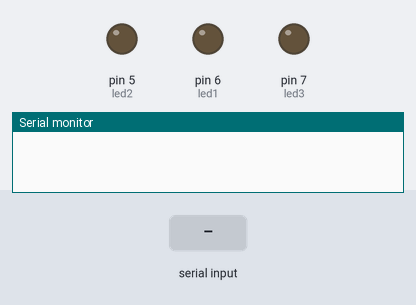
A sketch run on a simulated Arduino Uno, built with avr-gcc and run on an emulated ATmega328P. Parts: output pins drawn as LEDs (lit = HIGH), the last lines printed to the serial monitor. The inputs (shaded band) are chosen by the test bench.

Above: at 1.2 s.
1.3 s: "LED on" received over the second serial link
At 2.5 s:
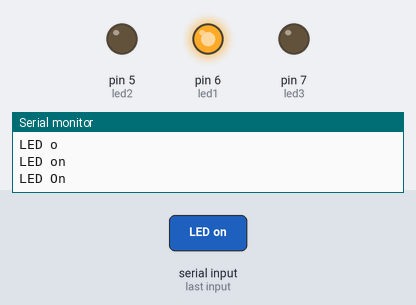
2.8 s: "fan on" received over the second serial link
At 3.8 s:
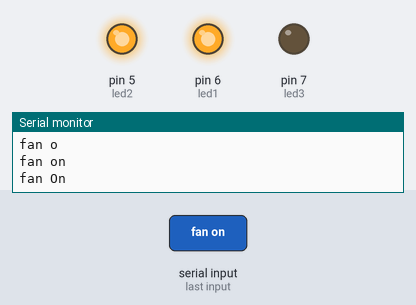
4.3 s: "LED off" received over the second serial link
At 5.3 s:
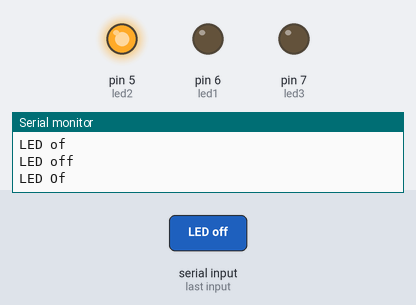
5.8 s: "light on" received over the second serial link
At 6.8 s:
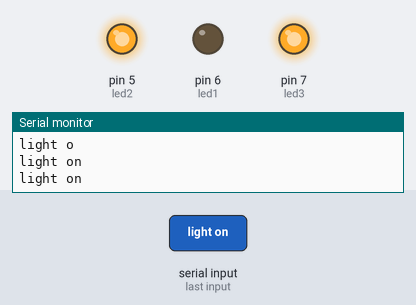
7.3 s: "fan of" received over the second serial link
At 8.4 s:
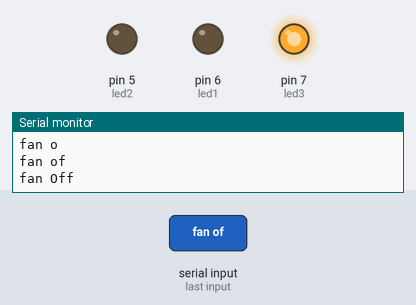
8.8 s: "all on" received over the second serial link
At 9.6 s:
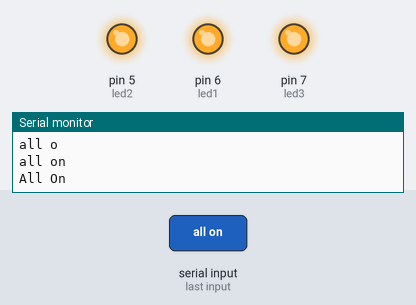
Timing chart, 0 to 11.3 s (numbered marks = the images above; inputs shaded):
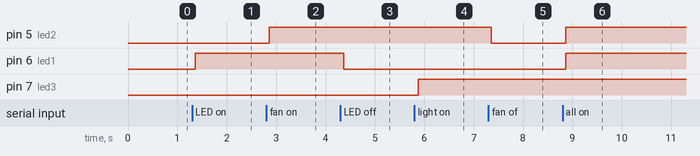

The sketch:

CODE.ino
```cpp
#include <SoftwareSerial.h>

SoftwareSerial mySerial(2,4); // RX, TX

int led1 = 6;
int led2 = 5;
int led3=7;

String state;

void setup() {

pinMode(led1, OUTPUT);
pinMode(led2, OUTPUT);
pinMode(led3,OUTPUT);
Serial.begin(9600);
mySerial.begin(38400);

}

void loop()
{

 while (mySerial.available())
 {
 delay(10);
 char c = mySerial.read(); //Conduct a serial read
 state += c; //Shorthand for voice = voice + c
 Serial.println(state);
 }

if (state.equals("LED on"))
{
digitalWrite(led1, HIGH);
Serial.println("LED On");
}

// if the state is 'LED1OFF' the led1 will turn off
else  if (state.equals("LED off")){
digitalWrite(led1, LOW);
Serial.println("LED Of");
}

// if the state is 'LED2ON' the Led2 will turn on
else  if (state.equals("fan on")){
digitalWrite(led2, HIGH);
Serial.println("fan On");
}

// if the state is 'LED2OFF' the led2 will turn off
else  if (state.equals("fan of")){
digitalWrite(led2, LOW);
Serial.println("fan Off");
}
//if the state is 'light on then led on
else if(state.equals("light on")){
digitalWrite(led3,HIGH);
Serial.println("light on");
}
else if(state.equals("light off")){
  digitalWrite(led3,LOW);
  Serial.println("light off");
}

// if the state is 'ALLON' the Led's will turn on
else if (state.equals("all on")) {
digitalWrite(led1, HIGH);
digitalWrite(led2, HIGH);
digitalWrite(led3,HIGH);
Serial.println("All On");
}

// if the state is 'ALLOFF' the Led's will turn off
else if (state.equals("all off")) {
digitalWrite(led1, LOW);
digitalWrite(led2, LOW);
digitalWrite(led3,LOW);
Serial.println("All Off");
}

state="";
}
```

Measured:
- after the input at 1.3 s, pin 6 (led1): LOW → HIGH after 0.06 s
- after the input at 2.8 s, pin 5 (led2): LOW → HIGH after 0.06 s
- after the input at 4.3 s, pin 6 (led1): HIGH → LOW after 0.07 s
- after the input at 5.8 s, pin 7 (led3): LOW → HIGH after 0.08 s
- after the input at 7.3 s, pin 5 (led2): HIGH → LOW after 0.06 s
- after the input at 8.8 s, pin 5 (led2), pin 6 (led1): LOW → HIGH after 0.06 s
